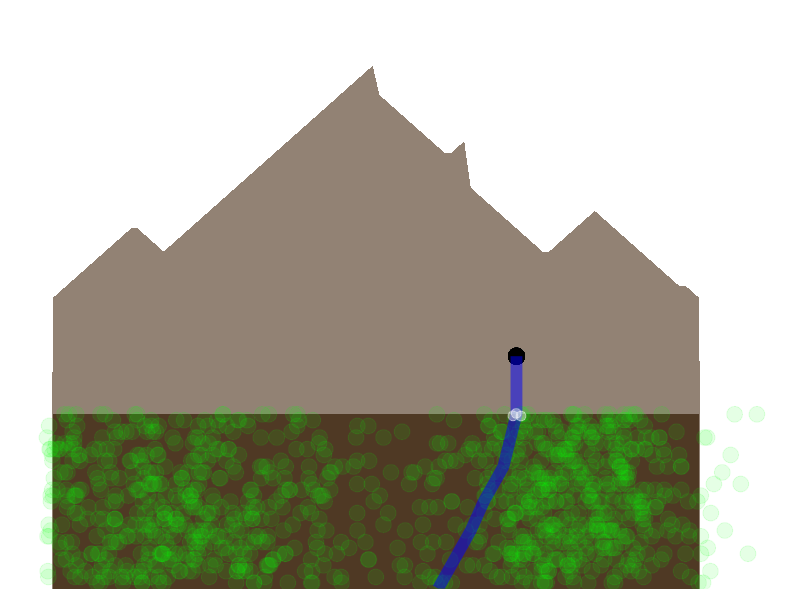

Generate this figure with R:
## ---- chunk 1
knitr::opts_chunk$set(echo = TRUE,message=FALSE,warning=FALSE)
library(ggplot2)
library(dplyr)
## ---- chunk 2
plot_df <- data.frame(
  # x = rep(1:100,10),
  # y = rep(1:100,10),
  # mountain = round(rnorm(1000,mean=50,sd=20)),
  mountain_x = c(1:100,rep(NA,900)),
  mountain_y = c(50:62,62:58,59:90,
                 #on the way back down
                 85:75,75:77,69:58,58:64,65:52,52:50,
                 rep(NA,900)),
  tree_x = c(rnorm(500,mean=20,sd=20),
             rnorm(500,mean=80,sd=10)),
  tree_y = sample(1:30,1000,replace=TRUE),
  river_x = c(60,65,67,70,72,72,rep(NA,994)),
  river_y = c(0,10,15,21,30,40,rep(NA,994)),
  waterfall_x = c(rep(72,3),rep(NA,997)),
  waterfall_y = c(rep(30,3),rep(NA,997))
) %>%
  mutate_all(abs) # remove any negative numbers

ggplot(plot_df) +
  geom_area(aes(x=mountain_x,y=mountain_y),fill='#634d38',alpha=.7) +
  geom_rect(aes(xmin=1, xmax = 100, ymin = 0, ymax = max(plot_df$tree_y)),fill="#4f3924") +
  # geom_area() # frosted peaks
  geom_point(aes(x=tree_x,y=tree_y),color="green",size=5,alpha = .1) +
  geom_point(aes(x=72,y=40),size=5) + 
  geom_line(aes(x=river_x,y=river_y),color="blue",size=4,alpha = .5) + 
  geom_jitter(aes(x=waterfall_x,y=waterfall_y),color="white",alpha=.4,width = 1,size=3) +
  # geom_ribbon() # for shoreline?
  scale_y_continuous(expand = c(0,0),
                   limits = c(0,100)) +
  theme_minimal() + 
  theme(panel.background = element_blank(),
        panel.grid = element_blank(),
        axis.text = element_blank(),
        axis.title = element_blank())
